Frame 1 (no input): blank canvas, image omitted
Frame 60 (no input): blank canvas, image omitted
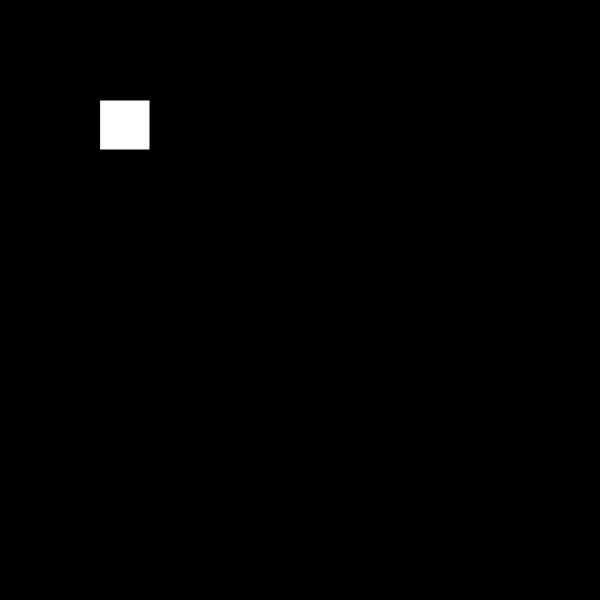
Frame 120 (the mouse pressed at the canvas centre since frame 60)

The p5.js sketch whose frames 1 and 60 were blank and that drew this single picture after the mouse press (run headless with seeded random() and noise() and a simulated clock; from frame 60 on, the mouse is pressed at the canvas centre):

// p5.js sketch
// ── sketch.js
var showRect = false;

function setup() {
  createCanvas(600, 600);
}

function draw() {
  background(0);
  if (showRect == true) {
    rect(100, 100, 50, 50);
  }
}

function mousePressed() {
  showRect = true;
}
